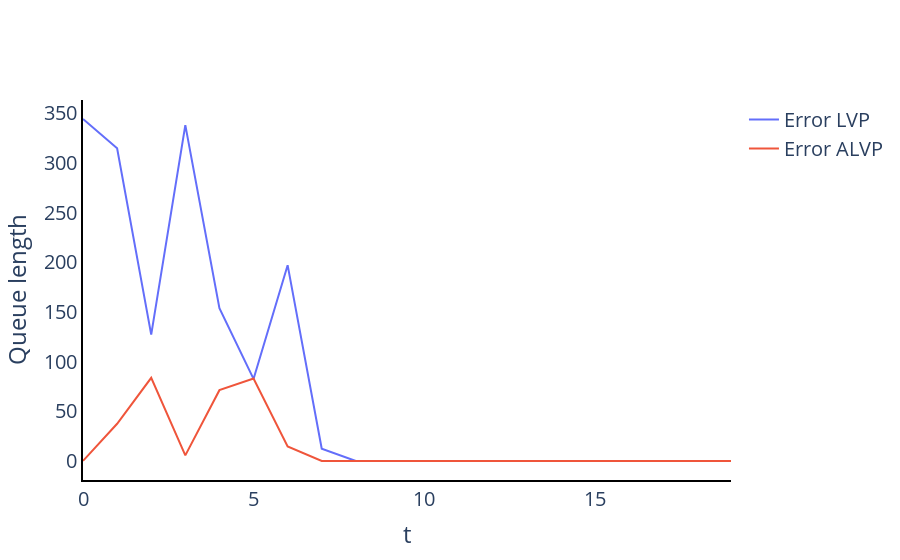

The notebook cell this image was saved under:
### Code cell
lvp_seq = pd.DataFrame(alg_lvp.sequence, columns=["Agent_0", "Agent_1", "Agent_2", "Agent_3", "Agent_4", "Agent_5"])
add_error(lvp_seq, "Agent", 6);

layout = go.Layout(plot_bgcolor='rgba(0,0,0,0)')
fig = go.Figure(layout=layout)

fig.add_trace(go.Scatter(y=lvp_seq.Error,
                                     x=list(range(len(lvp_seq.Error))),
                                     name=f"Error LVP",
                                     mode="lines"))

alvp_seq = pd.DataFrame(alg_alvp.sequence, columns=["Agent_0", "Agent_1", "Agent_2", "Agent_3", "Agent_4", "Agent_5"])
add_error(alvp_seq, "Agent", 6);

fig.add_trace(go.Scatter(y=alvp_seq.Error,
                         x=list(range(len(lvp_seq.Error))),
                         name=f"Error ALVP",
                         mode="lines"))

            
fig.update_layout(
    xaxis_title="t",
    yaxis_title="Queue length",
    font = dict(size = 20)
)
fig.update_xaxes(showline=True, linewidth=2, linecolor='black', gridcolor='white')
fig.update_yaxes(showline=True, linewidth=2, linecolor='black', gridcolor='white')
fig.show()

### Figure 1 — Plotly figure (JSON) as saved in the notebook; plotly's stock layout.template omitted (floating-point values rounded to 4 significant figures)
{"data": [{"mode": "lines", "name": "Error LVP", "type": "scatter", "x": [0, 1, 2, 3, 4, 5, 6, 7, 8, 9, 10, 11, 12, 13, 14, 15, 16, 17, 18, 19], "y": [344.2, 314.8, 127.2, 338.1, 153.7, 82.61, 197.1, 12.29, 0, 0, 0, 0, 0, 0, 0, 0, 0, 0, 0, 0]}, {"mode": "lines", "name": "Error ALVP", "type": "scatter", "x": [0, 1, 2, 3, 4, 5, 6, 7, 8, 9, 10, 11, 12, 13, 14, 15, 16, 17, 18, 19], "y": [0.1287, 37.5, 83.73, 5.654, 71.29, 83.01, 14.66, 0, 0, 0, 0, 0, 0, 0, 0, 0, 0, 0, 0, 0]}], "layout": {"autosize": true, "font": {"size": 20}, "plot_bgcolor": "rgba(0, 0, 0, 0)", "xaxis": {"autorange": true, "gridcolor": "white", "linecolor": "black", "linewidth": 2, "range": [0, 19], "showline": true, "title": {"text": "t"}, "type": "linear"}, "yaxis": {"autorange": true, "gridcolor": "white", "linecolor": "black", "linewidth": 2, "range": [-19.12, 363.3], "showline": true, "title": {"text": "Queue length"}, "type": "linear"}}}
